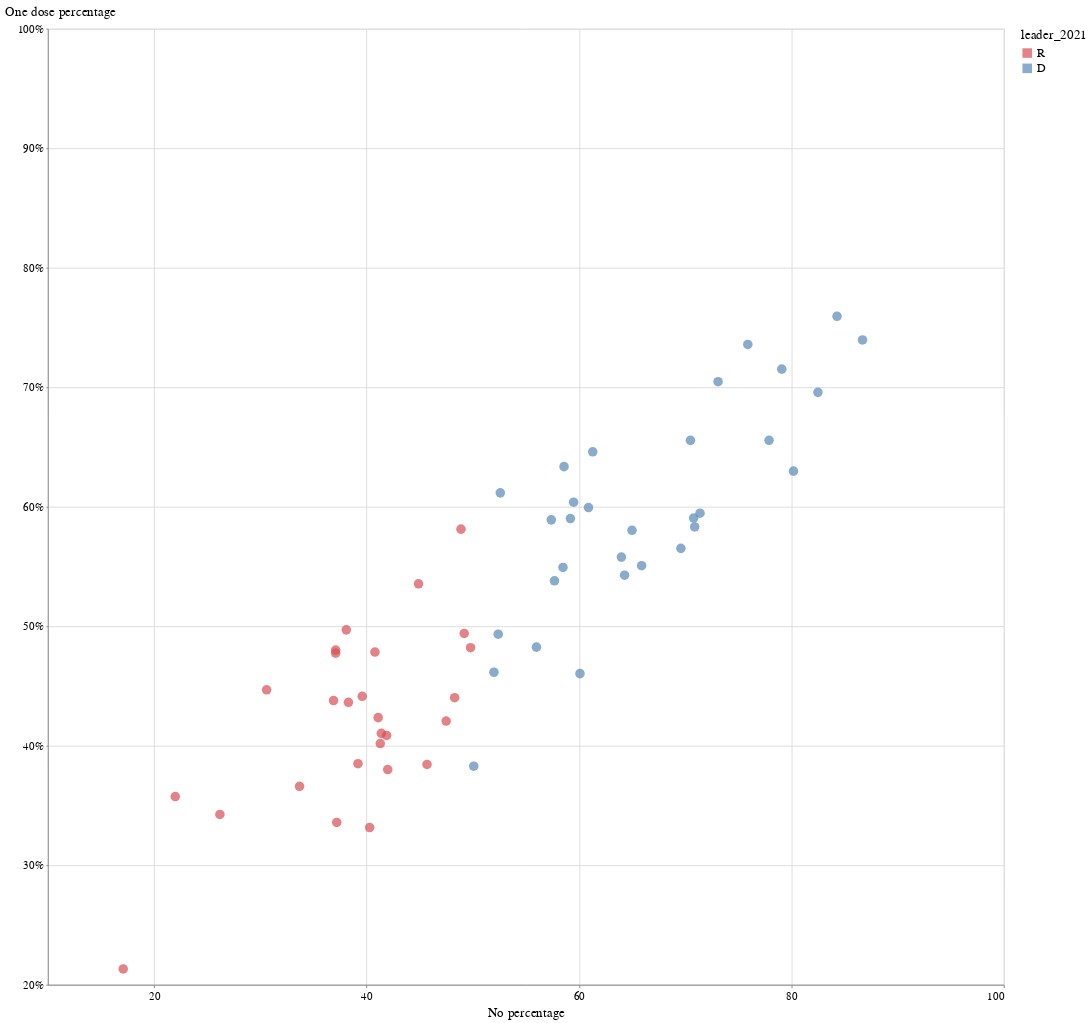

Notebook source saved alongside this figure:
### Markdown cell above
---

### Code cell
domain = ["R", "D"]
range_ = ["#d94f54", "#5789b8"]

alt.Chart(merged).mark_circle(size=100).encode(
    x=alt.X(
        "no_percent",
        scale=alt.Scale(domain=[10, 100]),
        axis=alt.Axis(tickCount=6, title="No percentage"),
    ),
    y=alt.Y(
        "fully_vaccinated_percent",
        scale=alt.Scale(domain=[0.2, 1]),
        axis=alt.Axis(tickCount=6, title="One dose percentage", format="%"),
    ),
    #     size="population",
    color=alt.Color("leader_2021", scale=alt.Scale(domain=domain, range=range_)),
    tooltip=["county", "population"],
).properties(width=1000, height=1000)

### Figure 1 — Vega-Lite specification as saved in the notebook (floating-point values rounded to 4 significant figures)
{"config": {"view": {"width": 800, "height": 450}, "background": "#ffffff", "title": {"anchor": "start", "font": "BentonGothic-Bold, sans", "fontColor": "#000000", "fontSize": 22, "fontWeight": "normal"}, "arc": {"fill": "#82c6df"}, "area": {"fill": "#82c6df"}, "line": {"stroke": "#82c6df", "strokeWidth": 3}, "path": {"stroke": "#82c6df"}, "rect": {"fill": "#82c6df"}, "shape": {"stroke": "#82c6df"}, "bar": {"fill": "#82c6df"}, "point": {"stroke": "#82c6df"}, "symbol": {"fill": "#82c6df", "size": 30}, "axis": {"titleFont": "BentonGothic-Bold, sans", "titleFontSize": 14, "titleFontWeight": "normal", "labelFont": "BentonGothic, sans", "labelFontSize": 12, "labelFontWeight": "normal"}, "axisX": {"labelAngle": 0, "labelPadding": 4, "tickSize": 3}, "axisY": {"labelBaseline": "middle", "maxExtent": 45, "minExtent": 45, "tickSize": 2, "titleAlign": "left", "titleAngle": 0, "titleX": -45, "titleY": -11}, "legend": {"titleFont": "BentonGothic-Bold, sans", "titleFontSize": 14, "titleFontWeight": "normal", "symbolType": "square", "labelFont": "BentonGothic, sans", "labelFontSize": 13}, "range": {"category": ["#3580b1", "#ec8431", "#ab7fb4", "#c89d29", "#adc839", "#829eb1"], "diverging": ["#e68a4f", "#f4bb6a", "#f9e39c", "#dadfe2", "#a6b7c6", "#849eae"], "heatmap": ["#fbf2c7", "#f9e39c", "#f8d36e", "#f4bb6a", "#e68a4f", "#d15a40", "#ab4232"], "ordinal": ["#fbf2c7", "#f9e39c", "#f8d36e", "#f4bb6a", "#e68a4f", "#d15a40", "#ab4232"], "ramp": ["#fbf2c7", "#f9e39c", "#f8d36e", "#f4bb6a", "#e68a4f", "#d15a40", "#ab4232"]}}, "data": {"name": "data-777fada6f5646abcd74703bf0ada75e9"}, "mark": {"type": "circle", "size": 100}, "encoding": {"color": {"type": "nominal", "field": "leader_2021", "scale": {"domain": ["R", "D"], "range": ["#d94f54", "#5789b8"]}}, "tooltip": [{"type": "nominal", "field": "county"}, {"type": "quantitative", "field": "population"}], "x": {"type": "quantitative", "axis": {"tickCount": 6, "title": "No percentage"}, "field": "no_percent", "scale": {"domain": [10, 100]}}, "y": {"type": "quantitative", "axis": {"format": "%", "tickCount": 6, "title": "One dose percentage"}, "field": "fully_vaccinated_percent", "scale": {"domain": [0.2, 1]}}}, "height": 1000, "width": 1000, "$schema": "https://vega.github.io/schema/vega-lite/v4.8.1.json", "datasets": {"data-777fada6f5646abcd74703bf0ada75e9": [{"county": "Alameda", "fips": "001", "no_percent": 82.5, "leader_2021": "D", "fully_vaccinated_percent": 0.6957, "population": 1644000.0}, {"county": "Alpine", "fips": "003", "no_percent": 60.9, "leader_2021": "D", "fully_vaccinated_percent": 0.5993, "population": 1148.0}, {"county": "Amador", "fips": "005", "no_percent": 36.9, "leader_2021": "R", "fully_vaccinated_percent": 0.4378, "population": 37830.0}, {"county": "Butte", "fips": "007", "no_percent": 47.5, "leader_2021": "R", "fully_vaccinated_percent": 0.4206, "population": 227100.0}, {"county": "Calaveras", "fips": "009", "no_percent": 38.3, "leader_2021": "R", "fully_vaccinated_percent": 0.4363, "population": 45240.0}, {"county": "Colusa", "fips": "011", "no_percent": 37.1, "leader_2021": "R", "fully_vaccinated_percent": 0.4775, "population": 21460.0}, {"county": "Contra Costa", "fips": "013", "no_percent": 73.1, "leader_2021": "D", "fully_vaccinated_percent": 0.7046, "population": 1133000.0}, {"county": "Del Norte", "fips": "015", "no_percent": 42.0, "leader_2021": "R", "fully_vaccinated_percent": 0.38, "population": 27420.0}, {"county": "El Dorado", "fips": "017", "no_percent": 44.9, "leader_2021": "R", "fully_vaccinated_percent": 0.5354, "population": 186700.0}, {"county": "Fresno", "fips": "019", "no_percent": 49.8, "leader_2021": "R", "fully_vaccinated_percent": 0.482, "population": 978100.0}, {"county": "Glenn", "fips": "021", "no_percent": 30.6, "leader_2021": "R", "fully_vaccinated_percent": 0.4468, "population": 27900.0}, {"county": "Humboldt", "fips": "023", "no_percent": 65.9, "leader_2021": "D", "fully_vaccinated_percent": 0.5506, "population": 135800.0}, {"county": "Imperial", "fips": "025", "no_percent": 61.3, "leader_2021": "D", "fully_vaccinated_percent": 0.646, "population": 180200.0}, {"county": "Inyo", "fips": "027", "no_percent": 49.2, "leader_2021": "R", "fully_vaccinated_percent": 0.4939, "population": 18080.0}, {"county": "Kern", "fips": "029", "no_percent": 41.9, "leader_2021": "R", "fully_vaccinated_percent": 0.4086, "population": 883100.0}, {"county": "Kings", "fips": "031", "no_percent": 37.2, "leader_2021": "R", "fully_vaccinated_percent": 0.3357, "population": 150100.0}, {"county": "Lake", "fips": "033", "no_percent": 60.1, "leader_2021": "D", "fully_vaccinated_percent": 0.4603, "population": 64150.0}, {"county": "Lassen", "fips": "035", "no_percent": 17.1, "leader_2021": "R", "fully_vaccinated_percent": 0.2131, "population": 31180.0}, {"county": "Los Angeles", "fips": "037", "no_percent": 70.8, "leader_2021": "D", "fully_vaccinated_percent": 0.5905, "population": 10100000.0}, {"county": "Madera", "fips": "039", "no_percent": 41.1, "leader_2021": "R", "fully_vaccinated_percent": 0.4235, "population": 155000.0}, {"county": "Marin", "fips": "041", "no_percent": 84.3, "leader_2021": "D", "fully_vaccinated_percent": 0.7593, "population": 260300.0}, {"county": "Mariposa", "fips": "043", "no_percent": 40.3, "leader_2021": "R", "fully_vaccinated_percent": 0.3315, "population": 17540.0}, {"county": "Mendocino", "fips": "045", "no_percent": 69.6, "leader_2021": "D", "fully_vaccinated_percent": 0.5651, "population": 87420.0}, {"county": "Merced", "fips": "047", "no_percent": 50.1, "leader_2021": "D", "fully_vaccinated_percent": 0.3828, "population": 269100.0}, {"county": "Modoc", "fips": "049", "no_percent": 22.0, "leader_2021": "R", "fully_vaccinated_percent": 0.3575, "population": 8938.0}, {"county": "Mono", "fips": "051", "no_percent": 57.4, "leader_2021": "D", "fully_vaccinated_percent": 0.589, "population": 14170.0}, {"county": "Monterey", "fips": "053", "no_percent": 70.9, "leader_2021": "D", "fully_vaccinated_percent": 0.583, "population": 433200.0}, {"county": "Napa", "fips": "055", "no_percent": 70.5, "leader_2021": "D", "fully_vaccinated_percent": 0.6555, "population": 140500.0}, {"county": "Nevada", "fips": "057", "no_percent": 57.7, "leader_2021": "D", "fully_vaccinated_percent": 0.538, "population": 99090.0}, {"county": "Orange", "fips": "059", "no_percent": 52.6, "leader_2021": "D", "fully_vaccinated_percent": 0.6116, "population": 3164000.0}, {"county": "Placer", "fips": "061", "no_percent": 48.9, "leader_2021": "R", "fully_vaccinated_percent": 0.5812, "population": 380100.0}, {"county": "Plumas", "fips": "063", "no_percent": 37.1, "leader_2021": "R", "fully_vaccinated_percent": 0.48, "population": 18700.0}, {"county": "Riverside", "fips": "065", "no_percent": 52.4, "leader_2021": "D", "fully_vaccinated_percent": 0.4933, "population": 2383000.0}, {"county": "Sacramento", "fips": "067", "no_percent": 64.0, "leader_2021": "D", "fully_vaccinated_percent": 0.5578, "population": 1510000.0}, {"county": "San Benito", "fips": "069", "no_percent": 59.2, "leader_2021": "D", "fully_vaccinated_percent": 0.5901, "population": 59420.0}, {"county": "San Bernardino", "fips": "071", "no_percent": 52.0, "leader_2021": "D", "fully_vaccinated_percent": 0.4614, "population": 2135000.0}, {"county": "San Diego", "fips": "073", "no_percent": 58.6, "leader_2021": "D", "fully_vaccinated_percent": 0.6335, "population": 3303000.0}, {"county": "San Francisco", "fips": "075", "no_percent": 86.7, "leader_2021": "D", "fully_vaccinated_percent": 0.7395, "population": 870000.0}, {"county": "San Joaquin", "fips": "077", "no_percent": 56.0, "leader_2021": "D", "fully_vaccinated_percent": 0.4824, "population": 732200.0}, {"county": "San Luis Obispo", "fips": "079", "no_percent": 58.5, "leader_2021": "D", "fully_vaccinated_percent": 0.5491, "population": 281500.0}, {"county": "San Mateo", "fips": "081", "no_percent": 79.1, "leader_2021": "D", "fully_vaccinated_percent": 0.7151, "population": 765900.0}, {"county": "Santa Barbara", "fips": "083", "no_percent": 65.0, "leader_2021": "D", "fully_vaccinated_percent": 0.5803, "population": 443700.0}, {"county": "Santa Clara", "fips": "085", "no_percent": 75.9, "leader_2021": "D", "fully_vaccinated_percent": 0.7358, "population": 1922000.0}, {"county": "Santa Cruz", "fips": "087", "no_percent": 80.2, "leader_2021": "D", "fully_vaccinated_percent": 0.6297, "population": 273800.0}, {"county": "Shasta", "fips": "089", "no_percent": 33.7, "leader_2021": "R", "fully_vaccinated_percent": 0.366, "population": 179100.0}, {"county": "Sierra", "fips": "091", "no_percent": 38.1, "leader_2021": "R", "fully_vaccinated_percent": 0.4969, "population": 2930.0}, {"county": "Siskiyou", "fips": "093", "no_percent": 41.3, "leader_2021": "R", "fully_vaccinated_percent": 0.4018, "population": 43540.0}, {"county": "Solano", "fips": "095", "no_percent": 64.3, "leader_2021": "D", "fully_vaccinated_percent": 0.5427, "population": 438500.0}, {"county": "Sonoma", "fips": "097", "no_percent": 77.9, "leader_2021": "D", "fully_vaccinated_percent": 0.6555, "population": 501300.0}, {"county": "Stanislaus", "fips": "099", "no_percent": 48.3, "leader_2021": "R", "fully_vaccinated_percent": 0.4401, "population": 539300.0}, {"county": "Sutter", "fips": "101", "no_percent": 40.8, "leader_2021": "R", "fully_vaccinated_percent": 0.4783, "population": 95870.0}, {"county": "Tehama", "fips": "103", "no_percent": 26.2, "leader_2021": "R", "fully_vaccinated_percent": 0.3424, "population": 63370.0}, {"county": "Trinity", "fips": "105", "no_percent": 45.7, "leader_2021": "R", "fully_vaccinated_percent": 0.3843, "population": 12860.0}, {"county": "Tulare", "fips": "107", "no_percent": 41.4, "leader_2021": "R", "fully_vaccinated_percent": 0.4103, "population": 460500.0}, {"county": "Tuolumne", "fips": "109", "no_percent": 39.6, "leader_2021": "R", "fully_vaccinated_percent": 0.4413, "population": 53930.0}, {"county": "Ventura", "fips": "111", "no_percent": 59.5, "leader_2021": "D", "fully_vaccinated_percent": 0.6037, "population": 848100.0}, {"county": "Yolo", "fips": "113", "no_percent": 71.4, "leader_2021": "D", "fully_vaccinated_percent": 0.5945, "population": 215000.0}, {"county": "Yuba", "fips": "115", "no_percent": 39.2, "leader_2021": "R", "fully_vaccinated_percent": 0.3849, "population": 75490.0}]}}
